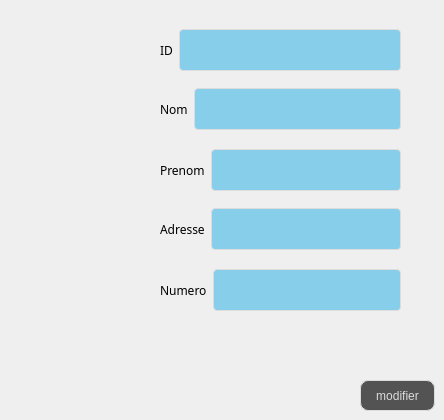
      <widget class="QWidget" name="tab_14">
       <attribute name="title">
        <string>Modifier Client</string>
       </attribute>
       <widget class="QPushButton" name="modifmenub">
        <property name="geometry">
         <rect>
          <x>360</x>
          <y>380</y>
          <width>75</width>
          <height>31</height>
         </rect>
        </property>
        <property name="styleSheet">
         <string notr="true">QPushButton {
color: #dcdcdc;
background:#535353;
border: none;

border: 1px solid #DCDCDC;
border-radius: 8px;
}
QPushButton:hover {
color:#fff;
background:#FF5733;
border: none;
}</string>
        </property>
        <property name="text">
         <string>modifier</string>
        </property>
       </widget>
       <widget class="QWidget" name="layoutWidget_17">
        <property name="geometry">
         <rect>
          <x>160</x>
          <y>20</y>
          <width>241</width>
          <height>61</height>
         </rect>
        </property>
        <layout class="QHBoxLayout" name="horizontalLayout_6">
         <item>
          <widget class="QLabel" name="label_48">
           <property name="font">
            <font>
             <family>Segoe Print</family>
            </font>
           </property>
           <property name="text">
            <string>ID</string>
           </property>
          </widget>
         </item>
         <item>
          <widget class="QLineEdit" name="modifmenu">
           <property name="styleSheet">
            <string notr="true">
QLineEdit {
  width: 100%;
  padding: 12px 20px;
  margin: 8px 0;
  display: inline-block;
  border: 1px solid #dcdcdc;
  border-radius: 4px;
  box-sizing: border-box;
  background: #87CEEB;
  color: #FFFFFF;
}</string>
           </property>
          </widget>
         </item>
        </layout>
       </widget>
       <widget class="QWidget" name="layoutWidget_18">
        <property name="geometry">
         <rect>
          <x>160</x>
          <y>79</y>
          <width>241</width>
          <height>61</height>
         </rect>
        </property>
        <layout class="QHBoxLayout" name="horizontalLayout_7">
         <item>
          <widget class="QLabel" name="label_43">
           <property name="font">
            <font>
             <family>Segoe Print</family>
            </font>
           </property>
           <property name="text">
            <string>Nom</string>
           </property>
          </widget>
         </item>
         <item>
          <widget class="QLineEdit" name="modifmenu2">
           <property name="styleSheet">
            <string notr="true">
QLineEdit {
  width: 100%;
  padding: 12px 20px;
  margin: 8px 0;
  display: inline-block;
  border: 1px solid #dcdcdc;
  border-radius: 4px;
  box-sizing: border-box;
  background: #87CEEB;
  color: #FFFFFF;
}</string>
           </property>
          </widget>
         </item>
        </layout>
       </widget>
       <widget class="QWidget" name="layoutWidget_19">
        <property name="geometry">
         <rect>
          <x>160</x>
          <y>140</y>
          <width>241</width>
          <height>61</height>
         </rect>
        </property>
        <layout class="QHBoxLayout" name="horizontalLayout_8">
         <item>
          <widget class="QLabel" name="label_44">
           <property name="font">
            <font>
             <family>Segoe Print</family>
            </font>
           </property>
           <property name="text">
            <string>Prenom</string>
           </property>
          </widget>
         </item>
         <item>
          <widget class="QLineEdit" name="modifmenu3">
           <property name="styleSheet">
            <string notr="true">
QLineEdit {
  width: 100%;
  padding: 12px 20px;
  margin: 8px 0;
  display: inline-block;
  border: 1px solid #dcdcdc;
  border-radius: 4px;
  box-sizing: border-box;
  background: #87CEEB;
  color: #FFFFFF;
}</string>
           </property>
          </widget>
         </item>
        </layout>
       </widget>
       <widget class="QWidget" name="layoutWidget_20">
        <property name="geometry">
         <rect>
          <x>160</x>
          <y>199</y>
          <width>241</width>
          <height>61</height>
         </rect>
        </property>
        <layout class="QHBoxLayout" name="horizontalLayout_9">
         <item>
          <widget class="QLabel" name="label_45">
           <property name="font">
            <font>
             <family>Segoe Print</family>
            </font>
           </property>
           <property name="text">
            <string>Adresse</string>
           </property>
          </widget>
         </item>
         <item>
          <widget class="QLineEdit" name="modifmenu4">
           <property name="styleSheet">
            <string notr="true">
QLineEdit {
  width: 100%;
  padding: 12px 20px;
  margin: 8px 0;
  display: inline-block;
  border: 1px solid #dcdcdc;
  border-radius: 4px;
  box-sizing: border-box;
  background: #87CEEB;
  color: #FFFFFF;
}</string>
           </property>
          </widget>
         </item>
        </layout>
       </widget>
       <widget class="QWidget" name="layoutWidget_21">
        <property name="geometry">
         <rect>
          <x>160</x>
          <y>260</y>
          <width>241</width>
          <height>61</height>
         </rect>
        </property>
        <layout class="QHBoxLayout" name="horizontalLayout_10">
         <item>
          <widget class="QLabel" name="label_47">
           <property name="font">
            <font>
             <family>Segoe Print</family>
            </font>
           </property>
           <property name="text">
            <string>Numero</string>
           </property>
          </widget>
         </item>
         <item>
          <widget class="QLineEdit" name="modifmenu5">
           <property name="styleSheet">
            <string notr="true">
QLineEdit {
  width: 100%;
  padding: 12px 20px;
  margin: 8px 0;
  display: inline-block;
  border: 1px solid #dcdcdc;
  border-radius: 4px;
  box-sizing: border-box;
  background: #87CEEB;
  color: #FFFFFF;
}</string>
           </property>
          </widget>
         </item>
        </layout>
       </widget>
      </widget>
